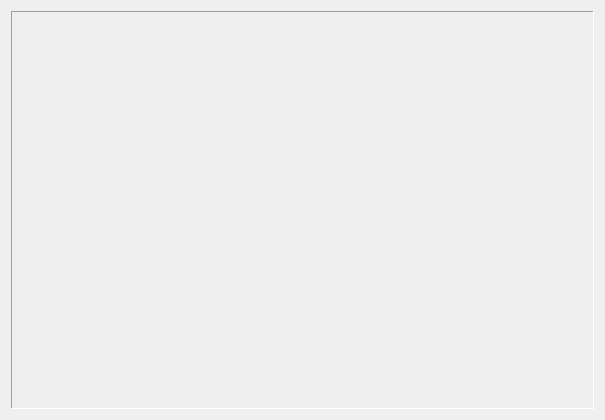
<?xml version="1.0" encoding="UTF-8"?>
<ui version="4.0">
 <class>Widget</class>
 <widget class="QWidget" name="Widget">
  <property name="geometry">
   <rect>
    <x>0</x>
    <y>0</y>
    <width>605</width>
    <height>420</height>
   </rect>
  </property>
  <property name="windowTitle">
   <string>Widget</string>
  </property>
  <layout class="QGridLayout" name="gridLayout">
   <item row="0" column="0">
    <widget class="QLabel" name="label">
     <property name="frameShape">
      <enum>QFrame::Panel</enum>
     </property>
     <property name="frameShadow">
      <enum>QFrame::Sunken</enum>
     </property>
     <property name="text">
      <string>&lt;html&gt;&lt;head/&gt;&lt;body&gt;&lt;p&gt;&lt;br/&gt;&lt;/p&gt;&lt;/body&gt;&lt;/html&gt;</string>
     </property>
    </widget>
   </item>
  </layout>
 </widget>
 <layoutdefault spacing="6" margin="11"/>
 <resources/>
 <connections/>
</ui>
